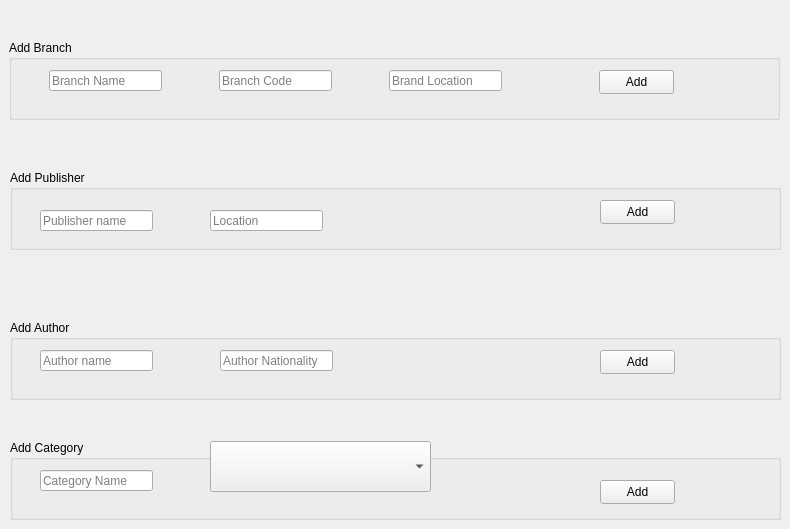
      <widget class="QWidget" name="tab_19">
       <attribute name="title">
        <string>Add Data</string>
       </attribute>
       <widget class="QGroupBox" name="groupBox">
        <property name="geometry">
         <rect>
          <x>9</x>
          <y>40</y>
          <width>771</width>
          <height>80</height>
         </rect>
        </property>
        <property name="title">
         <string>Add Branch</string>
        </property>
        <widget class="QLineEdit" name="lineEdit_31">
         <property name="geometry">
          <rect>
           <x>40</x>
           <y>30</y>
           <width>113</width>
           <height>21</height>
          </rect>
         </property>
         <property name="placeholderText">
          <string>Branch Name </string>
         </property>
        </widget>
        <widget class="QLineEdit" name="lineEdit_32">
         <property name="geometry">
          <rect>
           <x>210</x>
           <y>30</y>
           <width>113</width>
           <height>21</height>
          </rect>
         </property>
         <property name="placeholderText">
          <string>Branch Code</string>
         </property>
        </widget>
        <widget class="QLineEdit" name="lineEdit_33">
         <property name="geometry">
          <rect>
           <x>380</x>
           <y>30</y>
           <width>113</width>
           <height>21</height>
          </rect>
         </property>
         <property name="placeholderText">
          <string>Brand Location</string>
         </property>
        </widget>
        <widget class="QPushButton" name="pushButton_22">
         <property name="geometry">
          <rect>
           <x>590</x>
           <y>30</y>
           <width>75</width>
           <height>24</height>
          </rect>
         </property>
         <property name="text">
          <string>Add</string>
         </property>
        </widget>
       </widget>
       <widget class="QGroupBox" name="groupBox_2">
        <property name="geometry">
         <rect>
          <x>10</x>
          <y>170</y>
          <width>771</width>
          <height>80</height>
         </rect>
        </property>
        <property name="title">
         <string>Add Publisher</string>
        </property>
        <widget class="QLineEdit" name="lineEdit_34">
         <property name="geometry">
          <rect>
           <x>30</x>
           <y>40</y>
           <width>113</width>
           <height>21</height>
          </rect>
         </property>
         <property name="placeholderText">
          <string>Publisher name</string>
         </property>
        </widget>
        <widget class="QLineEdit" name="lineEdit_35">
         <property name="geometry">
          <rect>
           <x>200</x>
           <y>40</y>
           <width>113</width>
           <height>21</height>
          </rect>
         </property>
         <property name="placeholderText">
          <string>Location</string>
         </property>
        </widget>
        <widget class="QPushButton" name="pushButton_23">
         <property name="geometry">
          <rect>
           <x>590</x>
           <y>30</y>
           <width>75</width>
           <height>24</height>
          </rect>
         </property>
         <property name="text">
          <string>Add</string>
         </property>
        </widget>
       </widget>
       <widget class="QGroupBox" name="groupBox_3">
        <property name="geometry">
         <rect>
          <x>10</x>
          <y>320</y>
          <width>771</width>
          <height>80</height>
         </rect>
        </property>
        <property name="title">
         <string>Add Author</string>
        </property>
        <widget class="QLineEdit" name="lineEdit_36">
         <property name="geometry">
          <rect>
           <x>30</x>
           <y>30</y>
           <width>113</width>
           <height>21</height>
          </rect>
         </property>
         <property name="placeholderText">
          <string>Author name</string>
         </property>
        </widget>
        <widget class="QLineEdit" name="lineEdit_37">
         <property name="geometry">
          <rect>
           <x>210</x>
           <y>30</y>
           <width>113</width>
           <height>21</height>
          </rect>
         </property>
         <property name="placeholderText">
          <string>Author Nationality</string>
         </property>
        </widget>
        <widget class="QPushButton" name="pushButton_24">
         <property name="geometry">
          <rect>
           <x>590</x>
           <y>30</y>
           <width>75</width>
           <height>24</height>
          </rect>
         </property>
         <property name="text">
          <string>Add</string>
         </property>
        </widget>
       </widget>
       <widget class="QGroupBox" name="groupBox_4">
        <property name="geometry">
         <rect>
          <x>10</x>
          <y>440</y>
          <width>771</width>
          <height>80</height>
         </rect>
        </property>
        <property name="title">
         <string>Add Category</string>
        </property>
        <widget class="QLineEdit" name="lineEdit_38">
         <property name="geometry">
          <rect>
           <x>30</x>
           <y>30</y>
           <width>113</width>
           <height>21</height>
          </rect>
         </property>
         <property name="placeholderText">
          <string>Category Name</string>
         </property>
        </widget>
        <widget class="QPushButton" name="pushButton_25">
         <property name="geometry">
          <rect>
           <x>590</x>
           <y>40</y>
           <width>75</width>
           <height>24</height>
          </rect>
         </property>
         <property name="text">
          <string>Add</string>
         </property>
        </widget>
        <widget class="QComboBox" name="comboBox_12">
         <property name="geometry">
          <rect>
           <x>200</x>
           <y>1</y>
           <width>221</width>
           <height>51</height>
          </rect>
         </property>
         <property name="placeholderText">
          <string>---</string>
         </property>
        </widget>
       </widget>
      </widget>
